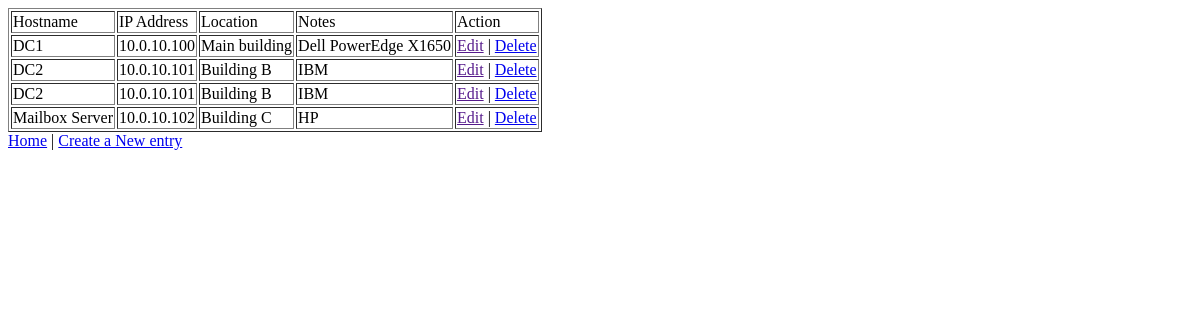
/list, run on an earlier commit of the app's database.
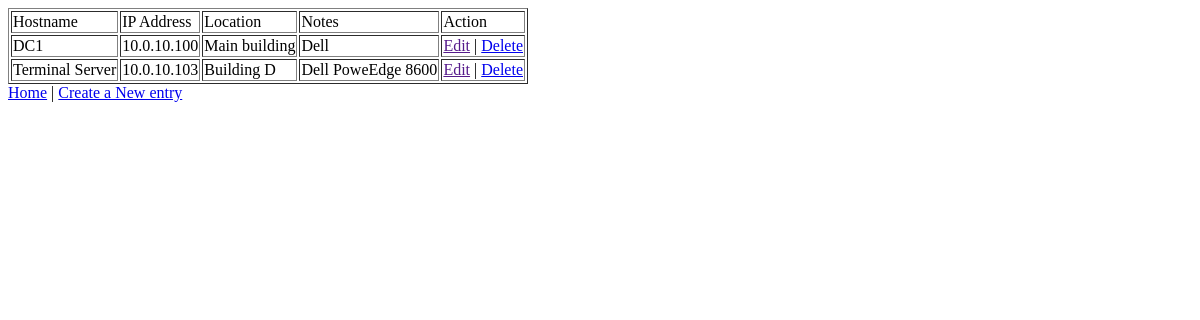
And on a later commit of the database.
### tables this page shows
CREATE TABLE assets (assetID INTEGER PRIMARY KEY, hostname TEXT, ipaddr TEXT, location TEXT, notes TEXT);

### server.py (the view)
@app.route('/list')
def list_assets():
    con = sql.connect("database.db")
    con.row_factory = sql.Row
    cur = con.cursor()
    cur.execute("SELECT * from assets")           # pull all information from the table "assets"
    rows = cur.fetchall()
    return render_template("list.html",rows = rows) # return all of the sqliteDB info as HTML

### templates/list.html
<!doctype html>
<html>
   <body>
      <table border = 1>
         <thead>
            <td>Hostname</td>
            <td>IP Address</td>
            <td>Location</td>
            <td>Notes</td>
            <td>Action</td>
         </thead>
         {% for row in rows %}
            <tr>
               <td>{{ row["hostname"] }}</td>
               <td>{{ row["ipaddr"] }}</td>
               <td>{{ row["location"] }}</td>
               <td>{{ row["notes"] }}</td>
               <td><a href="">Edit</a> | <a href="/remove/{{ row["assetID"] }}">Delete</a></td>
            </tr>
         {% endfor %}
      </table>
      <a href = "/">Home</a> | <a href = "/enternew">Create a New entry</a>
   </body>
</html>

What changed in the data, as far as the page shows it:
removed assets: hostname "DC2", ipaddr "10.0.10.101", location "Building B", notes "IBM"
removed assets: hostname "Mailbox Server", ipaddr "10.0.10.102", location "Building C", notes "HP"
changed assets "DC1": notes "Dell PowerEdge X1650" → "Dell"
changed assets: hostname "DC2" → "Terminal Server"; ipaddr "10.0.10.101" → "10.0.10.103"; location "Building B" → "Building D"; notes "IBM" → "Dell PoweEdge 8600"
